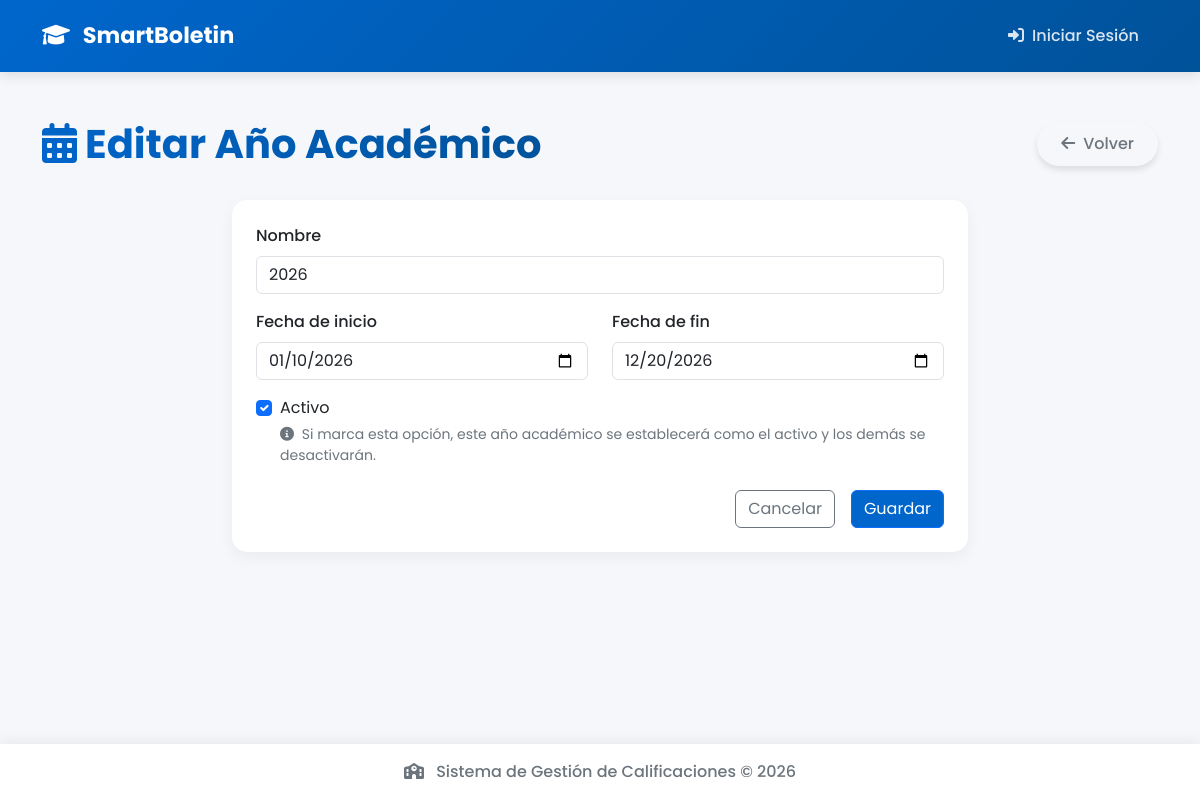
The page /admin/academic-years/1/edit on the database its author committed.
### app/models/academic.py (models this page shows, shortened)
class AcademicYear(db.Model):
    __tablename__ = 'academic_years'
    id = db.Column(db.Integer, primary_key=True)
    name = db.Column(db.String(64), nullable=False)
    start_date = db.Column(db.Date, nullable=False)
    end_date = db.Column(db.Date, nullable=False)
    is_active = db.Column(db.Boolean, default=False)
    created_at = db.Column(db.DateTime, default=datetime.utcnow)
    periods = db.relationship('Period', backref='academic_year', lazy='dynamic', cascade='all, delete-orphan')
    teacher_assignments = db.relationship('TeacherAssignment', backref='academic_year', lazy='dynamic', cascade='all, delete-orphan')

### app/routes/admin.py (the view, shortened to what this page needs)
@admin.route('/academic-years/<int:id>/edit', methods=['GET', 'POST'])
def edit_academic_year(id):
    year = AcademicYear.query.get_or_404(id)
    form = AcademicYearForm(obj=year)
    return render_template('admin/academic_year_form.html', title='Editar Año Académico', form=form)

### app/forms/admin_forms.py (shortened to what this page needs)
class AcademicYearForm(FlaskForm):
    name = StringField('Nombre', validators=[DataRequired(), Length(max=64)])
    start_date = DateField('Fecha de inicio', validators=[DataRequired()])
    end_date = DateField('Fecha de fin', validators=[DataRequired()])
    is_active = BooleanField('Activo')
    submit = SubmitField('Guardar')

### app/routes/admin.py (called while the page is built)
@admin.before_request
def check_admin():
    if current_app.config.get('DEMO_MODE'):
        return  # En DEMO, permitir acceso a todos

### app/templates/admin/academic_year_form.html (shortened to what this page needs)
{% extends "base.html" %}
{% block content %}
<div class="content-header">
    <div class="container-fluid">
        <div class="row mb-4 align-items-center">
            <div class="col-sm-6">
                <h1 class="m-0 text-gradient">
                    <i class="fas fa-calendar-alt me-2"></i>{{ title }}
                </h1>
            </div>
            <div class="col-sm-6">
                <div class="float-sm-end">
                    <a href="{{ url_for('admin.academic_years') }}" class="btn btn-outline-secondary btn-dashboard">
                        <i class="fas fa-arrow-left me-2"></i>Volver
                    </a>
                </div>
            </div>
        </div>
    </div>
</div>
<div class="content">
    <div class="container-fluid">
        <div class="row">
            <div class="col-md-8 mx-auto">
                <div class="card dashboard-card">
                    <div class="card-body p-4">
                        <form method="POST" action="">
                            <div class="mb-3">
                                {{ form.name.label(class="form-label") }}
                                {{ form.name(class="form-control", placeholder="Ej: Año Escolar 2023-2024") }}
                            </div>
                            <div class="row">
                                <div class="col-md-6 mb-3">
                                    {{ form.start_date.label(class="form-label") }}
                                    {{ form.start_date(class="form-control", type="date") }}
                                </div>
                                <div class="col-md-6 mb-3">
                                    {{ form.end_date.label(class="form-label") }}
                                    {{ form.end_date(class="form-control", type="date") }}
                                </div>
                            </div>
                            <div class="mb-4">
                                <div class="form-check">
                                    {{ form.is_active(class="form-check-input") }}
                                    {{ form.is_active.label(class="form-check-label") }}
                                    <small class="form-text text-muted d-block mt-1">
                                        <i class="fas fa-info-circle me-1"></i>
                                        Si marca esta opción, este año académico se establecerá como el activo y los demás se desactivarán.
                                    </small>
                                </div>
                            </div>
                            <div class="d-grid gap-2 d-md-flex justify-content-md-end">
                                <a href="{{ url_for('admin.academic_years') }}" class="btn btn-outline-secondary me-md-2">
                                    Cancelar
                                </a>
                                {{ form.submit(class="btn btn-primary") }}
                            </div>
                        </form>
                    </div>
                </div>
            </div>
        </div>
    </div>
</div>
{% endblock %}

### app/static/css/style.css (style rules this page uses)
:root { --primary-color: #0066cc; --primary-light: #4a9ff5; --secondary-color: #005299; --accent-color: #00b4d8; --light-color: #f8f9fa; --dark-color: #212529; --success-color: #4CAF50; --warning-color: #ff9800; --danger-color: #f44336; --info-color: #0099ff; }
body { font-family: 'Poppins', sans-serif; background-color: #f5f7fa; min-height: 100vh; display: flex; flex-direction: column; }
.dashboard-card { background: white; border-radius: 15px; box-shadow: 0 5px 15px rgba(0, 0, 0, 0.05); transition: all 0.3s ease; height: 100%; overflow: hidden; position: relative; border: none; }
.dashboard-card .card-body { padding: 1.8rem; z-index: 1; position: relative; }
.btn-dashboard { padding: 0.6rem 1.5rem; border-radius: 50px; font-weight: 500; transition: all 0.3s ease; border: none; box-shadow: 0 4px 6px rgba(0, 0, 0, 0.1); }
.btn-primary { background: var(--primary-color); color: white; }
.content-header { padding: 1.5rem 0 0.5rem; }
.text-gradient { background: linear-gradient(45deg, var(--primary-color), var(--secondary-color)); -webkit-background-clip: text; background-clip: text; color: transparent; font-weight: 700; display: inline-block; }
.form-label { font-weight: 500; margin-bottom: 0.5rem; color: var(--dark-color); }
.btn-outline-secondary { color: #6c757d; border-color: #6c757d; }
.text-muted { color: #6c757d !important; }

### rows shown on the page
AcademicYear: name "2026", start_date "01/10/2026", end_date "12/20/2026", is_active "☑"
